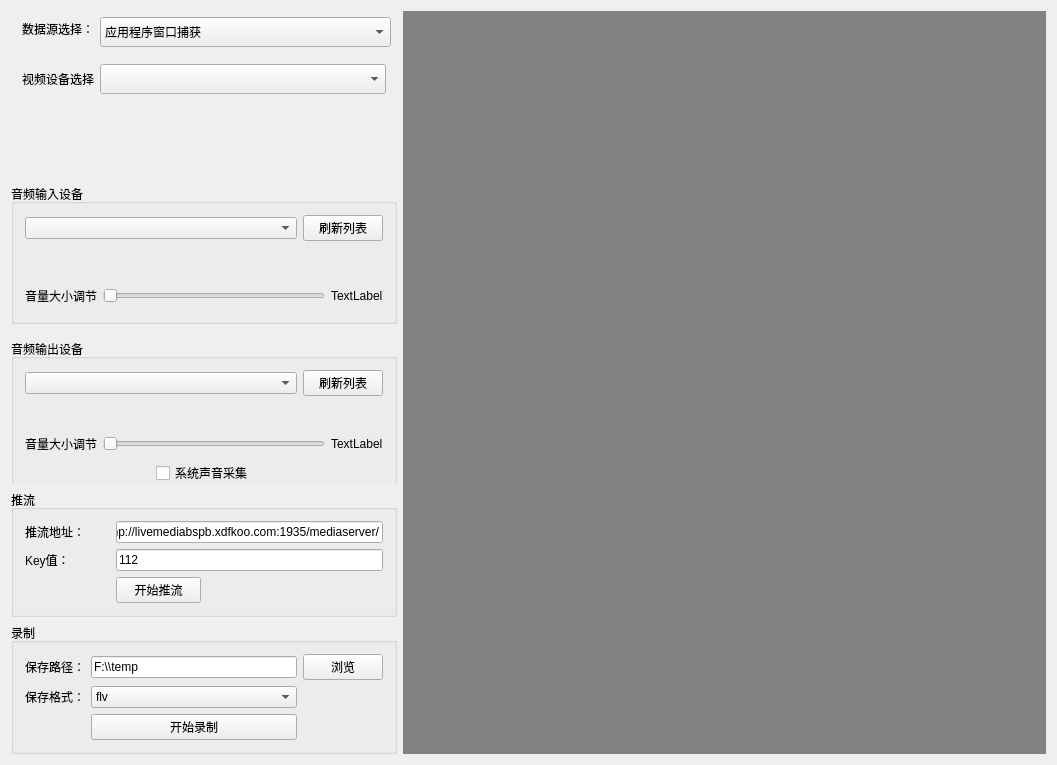
<?xml version="1.0" encoding="UTF-8"?>
<ui version="4.0">
 <class>OBSSettingForm</class>
 <widget class="QMainWindow" name="OBSSettingForm">
  <property name="geometry">
   <rect>
    <x>0</x>
    <y>0</y>
    <width>1057</width>
    <height>765</height>
   </rect>
  </property>
  <property name="windowTitle">
   <string>OBSSetting</string>
  </property>
  <widget class="QWidget" name="centralWidget">
   <layout class="QHBoxLayout" name="horizontalLayout_2" stretch="3,5">
    <item>
     <layout class="QVBoxLayout" name="verticalLayout">
      <item>
       <widget class="QWidget" name="srcWidget" native="true">
        <property name="maximumSize">
         <size>
          <width>16777215</width>
          <height>36</height>
         </size>
        </property>
        <layout class="QHBoxLayout" name="horizontalLayout" stretch="1,0">
         <property name="topMargin">
          <number>6</number>
         </property>
         <property name="rightMargin">
          <number>6</number>
         </property>
         <property name="bottomMargin">
          <number>6</number>
         </property>
         <item>
          <widget class="QLabel" name="label">
           <property name="sizePolicy">
            <sizepolicy hsizetype="Fixed" vsizetype="Preferred">
             <horstretch>0</horstretch>
             <verstretch>0</verstretch>
            </sizepolicy>
           </property>
           <property name="text">
            <string>数据源选择：</string>
           </property>
          </widget>
         </item>
         <item>
          <widget class="QComboBox" name="allSrcCombox">
           <property name="minimumSize">
            <size>
             <width>0</width>
             <height>30</height>
            </size>
           </property>
           <item>
            <property name="text">
             <string>应用程序窗口捕获</string>
            </property>
           </item>
           <item>
            <property name="text">
             <string>摄像头</string>
            </property>
           </item>
           <item>
            <property name="text">
             <string>桌面捕获</string>
            </property>
           </item>
           <item>
            <property name="text">
             <string>区域捕获</string>
            </property>
           </item>
          </widget>
         </item>
        </layout>
       </widget>
      </item>
      <item>
       <widget class="QStackedWidget" name="stackedWidget">
        <property name="currentIndex">
         <number>0</number>
        </property>
        <widget class="QWidget" name="videoSrcPage">
         <layout class="QVBoxLayout" name="verticalLayout_2">
          <item>
           <layout class="QHBoxLayout" name="horizontalLayout_3">
            <item>
             <widget class="QLabel" name="label_2">
              <property name="text">
               <string>视频设备选择</string>
              </property>
             </widget>
            </item>
            <item>
             <widget class="QComboBox" name="deviceComboBox">
              <property name="sizePolicy">
               <sizepolicy hsizetype="Expanding" vsizetype="Fixed">
                <horstretch>0</horstretch>
                <verstretch>0</verstretch>
               </sizepolicy>
              </property>
              <property name="minimumSize">
               <size>
                <width>0</width>
                <height>30</height>
               </size>
              </property>
             </widget>
            </item>
           </layout>
          </item>
          <item>
           <spacer name="verticalSpacer">
            <property name="orientation">
             <enum>Qt::Vertical</enum>
            </property>
            <property name="sizeHint" stdset="0">
             <size>
              <width>20</width>
              <height>380</height>
             </size>
            </property>
           </spacer>
          </item>
         </layout>
        </widget>
        <widget class="QWidget" name="appWndSrcPage">
         <layout class="QVBoxLayout" name="verticalLayout_5">
          <item>
           <layout class="QHBoxLayout" name="horizontalLayout_5">
            <property name="spacing">
             <number>4</number>
            </property>
            <property name="topMargin">
             <number>4</number>
            </property>
            <property name="rightMargin">
             <number>4</number>
            </property>
            <property name="bottomMargin">
             <number>4</number>
            </property>
            <item>
             <widget class="QLabel" name="label_4">
              <property name="text">
               <string>应用程序窗口选择</string>
              </property>
             </widget>
            </item>
            <item>
             <widget class="QComboBox" name="appComboBox">
              <property name="sizePolicy">
               <sizepolicy hsizetype="Expanding" vsizetype="Fixed">
                <horstretch>0</horstretch>
                <verstretch>0</verstretch>
               </sizepolicy>
              </property>
              <property name="minimumSize">
               <size>
                <width>0</width>
                <height>28</height>
               </size>
              </property>
              <property name="maximumSize">
               <size>
                <width>300</width>
                <height>16777215</height>
               </size>
              </property>
             </widget>
            </item>
           </layout>
          </item>
          <item>
           <widget class="QCheckBox" name="appCaptureCursorChk">
            <property name="text">
             <string>捕获光标</string>
            </property>
           </widget>
          </item>
          <item>
           <widget class="QCheckBox" name="appCompatibilityChk">
            <property name="text">
             <string>兼容性</string>
            </property>
           </widget>
          </item>
          <item>
           <spacer name="verticalSpacer_4">
            <property name="orientation">
             <enum>Qt::Vertical</enum>
            </property>
            <property name="sizeHint" stdset="0">
             <size>
              <width>20</width>
              <height>332</height>
             </size>
            </property>
           </spacer>
          </item>
         </layout>
        </widget>
        <widget class="QWidget" name="monitorSrcPage">
         <layout class="QVBoxLayout" name="verticalLayout_3">
          <item>
           <widget class="QCheckBox" name="monitorCaptureCursorChk">
            <property name="text">
             <string>捕获光标</string>
            </property>
           </widget>
          </item>
          <item>
           <widget class="QCheckBox" name="monitorCompatibilityChk">
            <property name="text">
             <string>兼容性</string>
            </property>
           </widget>
          </item>
          <item>
           <spacer name="verticalSpacer_2">
            <property name="orientation">
             <enum>Qt::Vertical</enum>
            </property>
            <property name="sizeHint" stdset="0">
             <size>
              <width>20</width>
              <height>374</height>
             </size>
            </property>
           </spacer>
          </item>
         </layout>
        </widget>
        <widget class="QWidget" name="areaCapturePage">
         <layout class="QVBoxLayout" name="verticalLayout_4">
          <item>
           <widget class="QCheckBox" name="areaCaptureCursorChk">
            <property name="text">
             <string>捕获光标</string>
            </property>
           </widget>
          </item>
          <item>
           <widget class="QCheckBox" name="areaCaptureCompatibilityChk">
            <property name="text">
             <string>兼容性</string>
            </property>
           </widget>
          </item>
          <item>
           <spacer name="verticalSpacer_3">
            <property name="orientation">
             <enum>Qt::Vertical</enum>
            </property>
            <property name="sizeHint" stdset="0">
             <size>
              <width>20</width>
              <height>60</height>
             </size>
            </property>
           </spacer>
          </item>
         </layout>
        </widget>
       </widget>
      </item>
      <item>
       <widget class="QWidget" name="widget" native="true">
        <property name="minimumSize">
         <size>
          <width>0</width>
          <height>300</height>
         </size>
        </property>
        <layout class="QVBoxLayout" name="verticalLayout_6">
         <property name="spacing">
          <number>15</number>
         </property>
         <property name="leftMargin">
          <number>0</number>
         </property>
         <property name="topMargin">
          <number>0</number>
         </property>
         <property name="rightMargin">
          <number>0</number>
         </property>
         <property name="bottomMargin">
          <number>0</number>
         </property>
         <item>
          <widget class="QGroupBox" name="groupBox_3">
           <property name="minimumSize">
            <size>
             <width>0</width>
             <height>140</height>
            </size>
           </property>
           <property name="title">
            <string>音频输入设备</string>
           </property>
           <layout class="QVBoxLayout" name="verticalLayout_7">
            <item>
             <layout class="QHBoxLayout" name="horizontalLayout_4">
              <item>
               <widget class="QComboBox" name="micComboBox">
                <property name="sizePolicy">
                 <sizepolicy hsizetype="Expanding" vsizetype="Fixed">
                  <horstretch>0</horstretch>
                  <verstretch>0</verstretch>
                 </sizepolicy>
                </property>
               </widget>
              </item>
              <item>
               <widget class="QPushButton" name="refreshInputDeviceBtn">
                <property name="text">
                 <string>刷新列表</string>
                </property>
               </widget>
              </item>
             </layout>
            </item>
            <item>
             <widget class="MicrophoneVolumeCtrl" name="micVolumeBeatCtrl" native="true"/>
            </item>
            <item>
             <layout class="QHBoxLayout" name="horizontalLayout_6">
              <item>
               <widget class="QLabel" name="label_9">
                <property name="text">
                 <string>音量大小调节</string>
                </property>
               </widget>
              </item>
              <item>
               <widget class="QSlider" name="micVolumeSlider">
                <property name="maximum">
                 <number>100</number>
                </property>
                <property name="orientation">
                 <enum>Qt::Horizontal</enum>
                </property>
               </widget>
              </item>
              <item>
               <widget class="QLabel" name="micVolumeLable">
                <property name="text">
                 <string>TextLabel</string>
                </property>
               </widget>
              </item>
             </layout>
            </item>
           </layout>
          </widget>
         </item>
         <item>
          <widget class="QGroupBox" name="groupBox_4">
           <property name="minimumSize">
            <size>
             <width>0</width>
             <height>160</height>
            </size>
           </property>
           <property name="title">
            <string>音频输出设备</string>
           </property>
           <layout class="QVBoxLayout" name="verticalLayout_8">
            <item>
             <layout class="QHBoxLayout" name="horizontalLayout_8">
              <item>
               <widget class="QComboBox" name="speakerCombox">
                <property name="sizePolicy">
                 <sizepolicy hsizetype="Expanding" vsizetype="Fixed">
                  <horstretch>0</horstretch>
                  <verstretch>0</verstretch>
                 </sizepolicy>
                </property>
               </widget>
              </item>
              <item>
               <widget class="QPushButton" name="refreshOutputDevice">
                <property name="text">
                 <string>刷新列表</string>
                </property>
               </widget>
              </item>
             </layout>
            </item>
            <item>
             <widget class="MicrophoneVolumeCtrl" name="speakerVolumeBeatCtrl" native="true"/>
            </item>
            <item>
             <layout class="QHBoxLayout" name="horizontalLayout_7">
              <item>
               <widget class="QLabel" name="label_11">
                <property name="text">
                 <string>音量大小调节</string>
                </property>
               </widget>
              </item>
              <item>
               <widget class="QSlider" name="speakerVolumeSlider">
                <property name="maximum">
                 <number>100</number>
                </property>
                <property name="orientation">
                 <enum>Qt::Horizontal</enum>
                </property>
               </widget>
              </item>
              <item>
               <widget class="QLabel" name="speakerVolumeLabel">
                <property name="text">
                 <string>TextLabel</string>
                </property>
               </widget>
              </item>
             </layout>
            </item>
            <item>
             <layout class="QHBoxLayout" name="horizontalLayout_9">
              <item>
               <spacer name="horizontalSpacer">
                <property name="orientation">
                 <enum>Qt::Horizontal</enum>
                </property>
                <property name="sizeHint" stdset="0">
                 <size>
                  <width>40</width>
                  <height>20</height>
                 </size>
                </property>
               </spacer>
              </item>
              <item>
               <widget class="QCheckBox" name="captureSystemAudioChk">
                <property name="text">
                 <string>系统声音采集</string>
                </property>
               </widget>
              </item>
              <item>
               <spacer name="horizontalSpacer_2">
                <property name="orientation">
                 <enum>Qt::Horizontal</enum>
                </property>
                <property name="sizeHint" stdset="0">
                 <size>
                  <width>40</width>
                  <height>20</height>
                 </size>
                </property>
               </spacer>
              </item>
             </layout>
            </item>
           </layout>
          </widget>
         </item>
        </layout>
       </widget>
      </item>
      <item>
       <widget class="QGroupBox" name="groupBox">
        <property name="title">
         <string>推流</string>
        </property>
        <layout class="QGridLayout" name="gridLayout_2">
         <item row="1" column="0">
          <widget class="QLabel" name="label_3">
           <property name="text">
            <string>推流地址：</string>
           </property>
          </widget>
         </item>
         <item row="1" column="1" colspan="3">
          <widget class="QLineEdit" name="addressLineEdit">
           <property name="text">
            <string>rtmp://livemediabspb.xdfkoo.com:1935/mediaserver/</string>
           </property>
          </widget>
         </item>
         <item row="2" column="0">
          <widget class="QLabel" name="label_6">
           <property name="text">
            <string>Key值：</string>
           </property>
          </widget>
         </item>
         <item row="2" column="1" colspan="3">
          <widget class="QLineEdit" name="keyLineEdit">
           <property name="text">
            <string>112</string>
           </property>
          </widget>
         </item>
         <item row="3" column="1">
          <widget class="QPushButton" name="startPublishBtn">
           <property name="text">
            <string>开始推流</string>
           </property>
          </widget>
         </item>
        </layout>
       </widget>
      </item>
      <item>
       <widget class="QGroupBox" name="groupBox_2">
        <property name="title">
         <string>录制</string>
        </property>
        <layout class="QGridLayout" name="gridLayout_3">
         <item row="0" column="0">
          <widget class="QLabel" name="label_7">
           <property name="text">
            <string>保存路径：</string>
           </property>
          </widget>
         </item>
         <item row="0" column="2">
          <widget class="QPushButton" name="browserBtn">
           <property name="text">
            <string>浏览</string>
           </property>
          </widget>
         </item>
         <item row="1" column="0">
          <widget class="QLabel" name="label_5">
           <property name="text">
            <string>保存格式：</string>
           </property>
          </widget>
         </item>
         <item row="0" column="1">
          <widget class="QLineEdit" name="recordSavePath">
           <property name="text">
            <string>F:\\temp</string>
           </property>
          </widget>
         </item>
         <item row="1" column="1">
          <widget class="QComboBox" name="recordFormatCombox">
           <item>
            <property name="text">
             <string>flv</string>
            </property>
           </item>
           <item>
            <property name="text">
             <string>mp4</string>
            </property>
           </item>
           <item>
            <property name="text">
             <string>mkv</string>
            </property>
           </item>
           <item>
            <property name="text">
             <string>ts</string>
            </property>
           </item>
          </widget>
         </item>
         <item row="2" column="1">
          <widget class="QPushButton" name="startRecordBtn">
           <property name="text">
            <string>开始录制</string>
           </property>
          </widget>
         </item>
        </layout>
       </widget>
      </item>
     </layout>
    </item>
    <item>
     <widget class="CPreviewBase" name="previewWidget" native="true">
      <property name="sizePolicy">
       <sizepolicy hsizetype="Preferred" vsizetype="Expanding">
        <horstretch>0</horstretch>
        <verstretch>0</verstretch>
       </sizepolicy>
      </property>
      <property name="minimumSize">
       <size>
        <width>0</width>
        <height>30</height>
       </size>
      </property>
      <property name="styleSheet">
       <string notr="true">background-color: rgb(130, 130, 130);</string>
      </property>
     </widget>
    </item>
   </layout>
  </widget>
 </widget>
 <layoutdefault spacing="6" margin="11"/>
 <customwidgets>
  <customwidget>
   <class>CPreviewBase</class>
   <extends>QWidget</extends>
   <header>PreviewBase.h</header>
   <container>1</container>
  </customwidget>
  <customwidget>
   <class>MicrophoneVolumeCtrl</class>
   <extends>QWidget</extends>
   <header>MicrophoneVolumeCtrl.h</header>
   <container>1</container>
  </customwidget>
 </customwidgets>
 <resources>
  <include location="../test.qrc"/>
 </resources>
 <connections/>
</ui>
